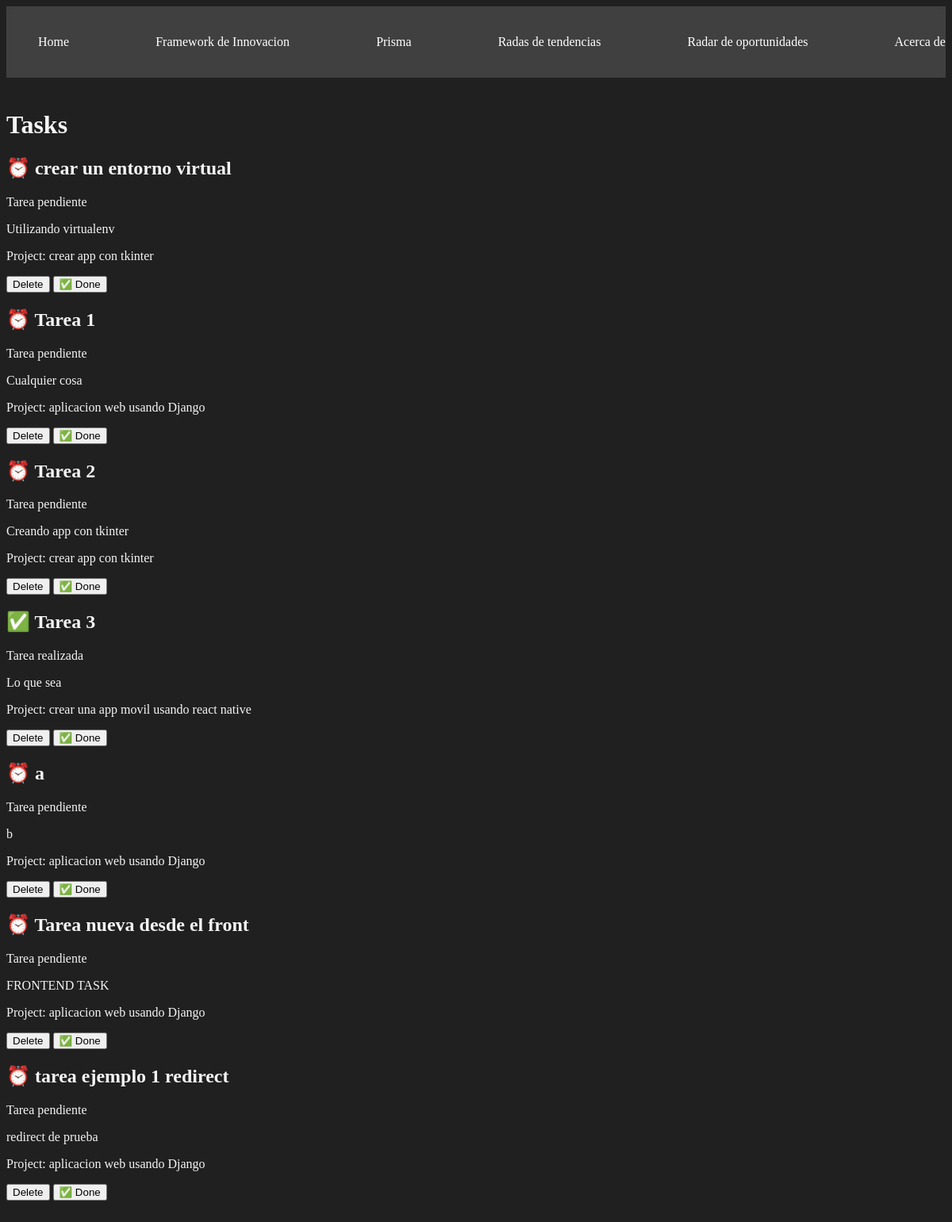
/tasks/, run on the app's committed database.
### myapp/models.py (models this page shows, shortened)
class Task(models.Model):
    title = models.CharField(max_length=200)
    description = models.TextField()
    project = models.ForeignKey(Project, on_delete=models.CASCADE)
    done = models.BooleanField(default=False)

class Project(models.Model):
    name = models.CharField(max_length=200)

### myapp/views.py (the view)
# urls.py: path('tasks/', views.tasks, name="tasks"),
def tasks(request):
    tasks = Task.objects.all()
    return render(request, 'tasks/tasks.html', {'tasks': tasks})

### myapp/templates/tasks/tasks.html
{% extends 'layouts/base.html' %}
{% block content %}
<h1>Tasks</h1>
{% for task in tasks %}
<div>
    <h2>{% if task.done == False %} ⏰ {% else %} ✅ {% endif %} {{ task.title }}</h2>
    {% if task.done == False %}
    <p>Tarea pendiente</p>
    {% else %}
    <p>Tarea realizada</p>
    {% endif %}
    <p>{{ task.description }}</p>
    <p>Project: {{ task.project.name }}</p>
    <button>
        Delete
    </button>
    <button>
        ✅ Done
    </button>
</div>
{% endfor %}
{% endblock %}

### myapp/templates/layouts/base.html (shortened to what this page needs)
{% load static %}
<!DOCTYPE html>
<html lang="en">
<head>
    <link rel="stylesheet" href="{% static '/styles/main.css' %}">
</head>
<body>
    <nav class="navbar container">
        <ul>
            <li>
                <a href="{% url 'index' %}">Home</a>
            </li>
            <li>
                <a href="{% url 'about' %}">Framework de Innovacion</a>
            </li>
            <li>
                <a href="{% url 'projects' %}">Prisma</a>
            </li>
            <li>
                <a href="{% url 'tasks' %}">Radas de tendencias</a>
            </li>
            <li>
                <a href="{% url 'create_task' %}">Radar de oportunidades</a>
            </li>
            <li>
                <a href="{% url 'create_project' %}">Acerca de</a>
            </li>
        </ul>
    </nav>
    <main class="container">
        {% block content %}
        {% endblock %}
    </main>
</body>
</html>

### myapp/static/styles/main.css (style rules this page uses)
body { background: #202020; color: whitesmoke; }
.navbar { background: #404040; padding: 5px 0; }
.navbar ul { display: flex; justify-content: space-between; }
.navbar ul li { list-style: none; }
.navbar ul li a { color: white; text-decoration: none; }
.container { max-width: 1200px; margin: auto; padding: 20px 0; }

### data on the page
Task: title "crear un entorno virtual", done "Tarea pendiente", description "Utilizando virtualenv", project.name "crear app con tkinter"
Task: title "Tarea 1", done "Tarea pendiente", description "Cualquier cosa", project.name "aplicacion web usando Django"
Task: title "Tarea 2", done "Tarea pendiente", description "Creando app con tkinter", project.name "crear app con tkinter"
Task: title "Tarea 3", done "Tarea realizada", description "Lo que sea", project.name "crear una app movil usando react native"
Task: title "a", done "Tarea pendiente", description "b", project.name "aplicacion web usando Django"
Task: title "Tarea nueva desde el front", done "Tarea pendiente", description "FRONTEND TASK", project.name "aplicacion web usando Django"
Task: title "tarea ejemplo 1 redirect", done "Tarea pendiente", description "redirect de prueba", project.name "aplicacion web usando Django"
